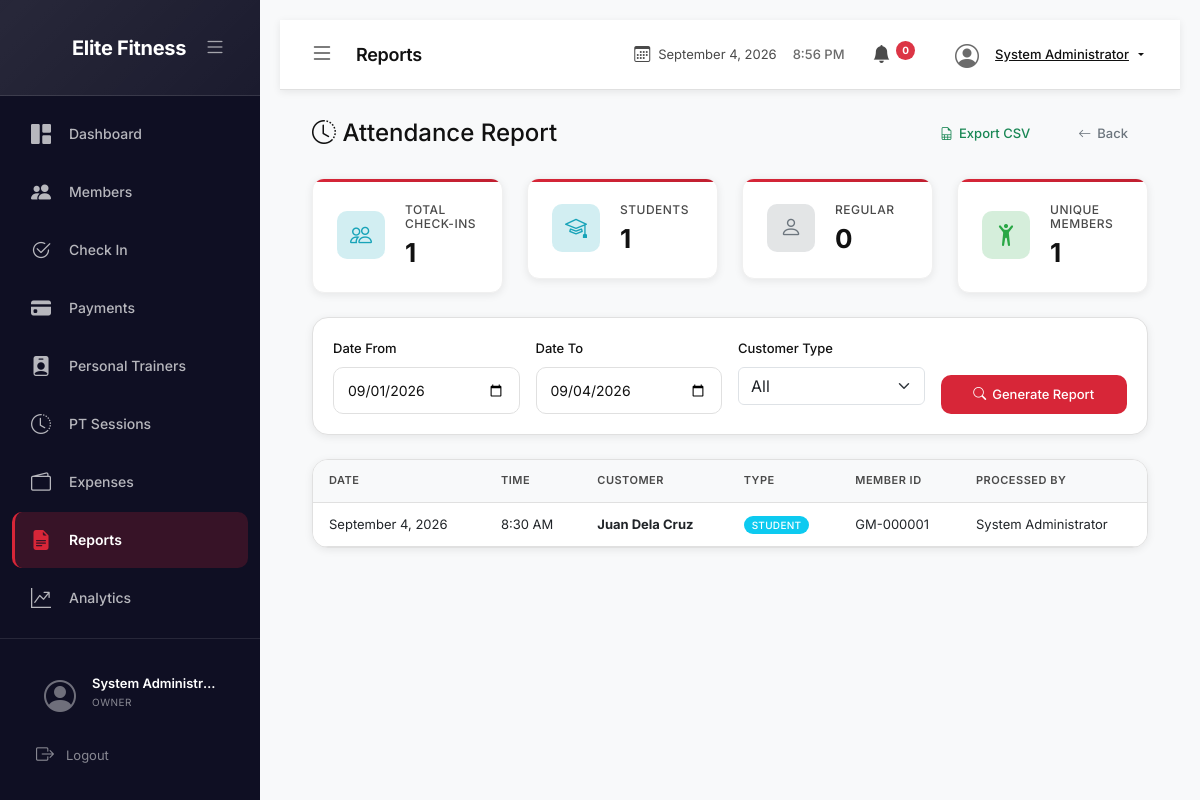
Page /reports/attendance.php (signed in) on the committed database.
### tables this page shows
CREATE TABLE attendance (
    attendance_id INT PRIMARY KEY AUTO_INCREMENT,
    member_id INT NULL,
    walkin_name VARCHAR(100) NULL,
    customer_type ENUM('student', 'regular') NOT NULL,
    check_in_date DATE NOT NULL,
    check_in_time TIME NOT NULL,
    membership_status VARCHAR(20),
    pt_session_id INT NULL,
    processed_by INT NOT NULL,
    notes TEXT,
    created_at TIMESTAMP DEFAULT CURRENT_TIMESTAMP,
    FOREIGN KEY (member_id) REFERENCES members(member_id) ON DELETE SET NULL,
    FOREIGN KEY (processed_by) REFERENCES users(user_id),
    INDEX idx_member (member_id),
    INDEX idx_date (check_in_date),
    INDEX idx_processed_by (processed_by),
    INDEX idx_customer_type (customer_type)
);

CREATE TABLE members (
    member_id INT PRIMARY KEY AUTO_INCREMENT,
    member_number VARCHAR(20) UNIQUE NOT NULL,
    first_name VARCHAR(50) NOT NULL,
    middle_name VARCHAR(50),
    last_name VARCHAR(50) NOT NULL,
    suffix VARCHAR(10),
    date_of_birth DATE,
    gender ENUM('male', 'female', 'other'),
    contact_number VARCHAR(20) NOT NULL,
    email VARCHAR(100),
    address TEXT,
    emergency_contact_name VARCHAR(100),
    emergency_contact_number VARCHAR(20),
    profile_image VARCHAR(255),
    qr_code VARCHAR(255),
    customer_type ENUM('student', 'regular') NOT NULL,
    status ENUM('active', 'suspended', 'cancelled') DEFAULT 'active',
    notes TEXT,
    created_by INT,
    created_at TIMESTAMP DEFAULT CURRENT_TIMESTAMP,
    updated_at TIMESTAMP DEFAULT CURRENT_TIMESTAMP ON UPDATE CURRENT_TIMESTAMP,
    FOREIGN KEY (created_by) REFERENCES users(user_id) ON DELETE SET NULL,
    INDEX idx_member_number (member_number),
    INDEX idx_status (status),
    INDEX idx_customer_type (customer_type),
    INDEX idx_name (last_name, first_name)
);

CREATE TABLE users (
    user_id INT PRIMARY KEY AUTO_INCREMENT,
    username VARCHAR(50) UNIQUE NOT NULL,
    password_hash VARCHAR(255) NOT NULL,
    email VARCHAR(100) UNIQUE NOT NULL,
    full_name VARCHAR(100) NOT NULL,
    role ENUM('owner', 'front_desk', 'trainer') NOT NULL,
    contact_number VARCHAR(20),
    profile_image VARCHAR(255),
    last_login DATETIME,
    status ENUM('active', 'inactive') DEFAULT 'active',
    created_at TIMESTAMP DEFAULT CURRENT_TIMESTAMP,
    updated_at TIMESTAMP DEFAULT CURRENT_TIMESTAMP ON UPDATE CURRENT_TIMESTAMP,
    INDEX idx_role (role),
    INDEX idx_status (status),
    INDEX idx_username (username)
);

### includes/functions.php (called while the page is built, shortened)
<?php
function formatDate($date, $format = null) {
    if ($format === null) $format = defined('DISPLAY_DATE_FORMAT') ? DISPLAY_DATE_FORMAT : 'F j, Y';
    try {
        $datetime = new DateTime($date);
        return $datetime->format($format);
    } catch (Exception $e) {
        return $date;
    }
}
function formatTime($time) {
    $format = defined('DISPLAY_TIME_FORMAT') ? DISPLAY_TIME_FORMAT : 'g:i A';
    try {
        $datetime = new DateTime($time);
        return $datetime->format($format);
    } catch (Exception $e) {
        return $time;
    }
}
?>

### reports/attendance.php (the view, shortened to what this page needs)
<?php
require_once '../config/config.php';
$date_from = isset($_GET['date_from']) ? sanitize($_GET['date_from']) : date('Y-m-01');
$date_to = isset($_GET['date_to']) ? sanitize($_GET['date_to']) : date('Y-m-d');
$customer_type = isset($_GET['customer_type']) ? sanitize($_GET['customer_type']) : 'all';
$where_conditions = [];
$params = [];
$where_conditions[] = "a.check_in_date BETWEEN ? AND ?";
$params[] = $date_from;
$params[] = $date_to;
$where_clause = !empty($where_conditions) ? 'WHERE ' . implode(' AND ', $where_conditions) : '';
try {
    $sql = "SELECT a.*,
            CASE
                WHEN a.member_id IS NOT NULL THEN CONCAT(m.first_name, ' ', m.last_name)
                ELSE a.walkin_name
            END as customer_name,
            m.member_number,
            u.full_name as processed_by_name
            FROM attendance a
            LEFT JOIN members m ON a.member_id = m.member_id
            LEFT JOIN users u ON a.processed_by = u.user_id
            $where_clause
            ORDER BY a.check_in_date DESC, a.check_in_time DESC";
    $stmt = $pdo->prepare($sql);
    $stmt->execute($params);
    $attendance = $stmt->fetchAll();
} catch (PDOException $e) {
    error_log('Attendance report error: ' . $e->getMessage());
    $attendance = [];
}
try {
    $summary_sql = "SELECT
                        COUNT(*) as total_checkins,
                        SUM(CASE WHEN customer_type = 'student' THEN 1 ELSE 0 END) as student_checkins,
                        SUM(CASE WHEN customer_type = 'regular' THEN 1 ELSE 0 END) as regular_checkins,
                        COUNT(DISTINCT member_id) as unique_members
                    FROM attendance a
                    $where_clause";
    $stmt = $pdo->prepare($summary_sql);
    $stmt->execute($params);
    $summary = $stmt->fetch();
} catch (PDOException $e) {
    error_log('Summary error: ' . $e->getMessage());
    $summary = ['total_checkins' => 0, 'student_checkins' => 0, 'regular_checkins' => 0, 'unique_members' => 0];
}
include '../includes/header.php';
?>
<body>
    <div class="app-container">
        <?php include '../includes/sidebar.php'; ?>
        <div class="main-content">
            <?php include '../includes/navbar.php'; ?>
            <div class="content-wrapper">
                <div class="d-flex align-items-center justify-content-between mb-4">
                    <h4 class="mb-0"><i class="bi bi-clock-history"></i> Attendance Report</h4>
                    <div class="d-flex gap-2">
                        <a href="?<?php echo http_build_query(array_merge($_GET, ['export' => 'csv'])); ?>" class="btn btn-outline-success">
                            <i class="bi bi-file-earmark-spreadsheet"></i> Export CSV
                        </a>
                        <a href="index.php" class="btn btn-outline-secondary">
                            <i class="bi bi-arrow-left"></i> Back
                        </a>
                    </div>
                </div>
                <div class="row mb-4">
                    <div class="col-md-3">
                        <div class="stat-card">
                            <div class="stat-icon checkins">
                                <i class="bi bi-people"></i>
                            </div>
                            <div class="stat-content">
                                <h5>Total Check-ins</h5>
                                <h2><?php echo number_format($summary['total_checkins'] ?? 0); ?></h2>
                            </div>
                        </div>
                    </div>
                    <div class="col-md-3">
                        <div class="stat-card">
                            <div class="stat-icon" style="background: rgba(23, 162, 184, 0.1); color: #17a2b8;">
                                <i class="bi bi-mortarboard"></i>
                            </div>
                            <div class="stat-content">
                                <h5>Students</h5>
                                <h2><?php echo number_format($summary['student_checkins'] ?? 0); ?></h2>
                            </div>
                        </div>
                    </div>
                    <div class="col-md-3">
                        <div class="stat-card">
                            <div class="stat-icon" style="background: rgba(108, 117, 125, 0.1); color: #6c757d;">
                                <i class="bi bi-person"></i>
                            </div>
                            <div class="stat-content">
                                <h5>Regular</h5>
                                <h2><?php echo number_format($summary['regular_checkins'] ?? 0); ?></h2>
                            </div>
                        </div>
                    </div>
                    <div class="col-md-3">
                        <div class="stat-card">
                            <div class="stat-icon" style="background: rgba(40, 167, 69, 0.1); color: #28a745;">
                                <i class="bi bi-person-arms-up"></i>
                            </div>
                            <div class="stat-content">
                                <h5>Unique Members</h5>
                                <h2><?php echo number_format($summary['unique_members'] ?? 0); ?></h2>
                            </div>
                        </div>
                    </div>
                </div>
                <div class="card modern-card mb-4">
                    <div class="card-body">
                        <form method="GET" action="" class="row g-3">
                            <div class="col-md-3">
                                <label class="form-label">Date From</label>
                                <input type="date" class="form-control" name="date_from" value="<?php echo $date_from; ?>">
                            </div>
                            <div class="col-md-3">
                                <label class="form-label">Date To</label>
                                <input type="date" class="form-control" name="date_to" value="<?php echo $date_to; ?>">
                            </div>
                            <div class="col-md-3">
                                <label class="form-label">Customer Type</label>
                                <select class="form-select" name="customer_type">
                                    <option value="all" <?php echo $customer_type === 'all' ? 'selected' : ''; ?>>All</option>
                                </select>
                            </div>
                            <div class="col-md-3 d-flex align-items-end">
                                <button type="submit" class="btn btn-primary w-100">
                                    <i class="bi bi-search"></i> Generate Report
                                </button>
                            </div>
                        </form>
                    </div>
                </div>
                <div class="card modern-card">
                    <div class="card-body p-0">
                        <div class="table-responsive">
                            <table class="table table-hover mb-0">
                                <thead>
                                    <tr>
                                        <th>Date</th>
                                        <th>Time</th>
                                        <th>Customer</th>
                                        <th>Type</th>
                                        <th>Member ID</th>
                                        <th>Processed By</th>
                                    </tr>
                                </thead>
                                <tbody>
                                    <?php if (empty($attendance)): ?>
                                    <tr>
                                        <td colspan="6" class="text-center text-muted py-4">
                                            <i class="bi bi-clock" style="font-size: 32px; display: block; margin-bottom: 8px;"></i>
                                            No attendance records found for the selected period.
                                        </td>
                                    </tr>
                                    <?php else: ?>
                                        <?php foreach ($attendance as $row): ?>
                                        <tr>
                                            <td><?php echo formatDate($row['check_in_date']); ?></td>
                                            <td><?php echo formatTime($row['check_in_time']); ?></td>
                                            <td>
                                                <strong><?php echo htmlspecialchars($row['customer_name'] ?? 'N/A'); ?></strong>
                                            </td>
                                            <td>
                                                <span class="badge <?php echo $row['customer_type'] === 'student' ? 'bg-info' : 'bg-secondary'; ?>">
                                                    <?php echo ucfirst($row['customer_type']); ?>
                                                </span>
                                            </td>
                                            <td><?php echo htmlspecialchars($row['member_number'] ?? 'Walk-in'); ?></td>
                                            <td><?php echo htmlspecialchars($row['processed_by_name'] ?? 'Unknown'); ?></td>
                                        </tr>
                                        <?php endforeach; ?>
                                    <?php endif; ?>
                                </tbody>
                            </table>
                        </div>
                    </div>
                </div>
            </div>
            <?php include '../includes/footer.php'; ?>
</body>
</html>

### rows in the picture
attendance: check_in_date "September 4, 2026", check_in_time "8:30 AM", customer_name "Juan Dela Cruz", customer_type "STUDENT", member.member_number "GM-000001", processed_by.full_name "System Administrator"

### other values in the picture
$_SESSION['full_name'] "System Administr…"
$_SESSION['role'] "OWNER"
$page_title "Reports"
$_SESSION['full_name'] "System Administrator"
$summary['total_checkins'] "1"
$summary['student_checkins'] "1"
$summary['regular_checkins'] "0"
$summary['unique_members'] "1"
